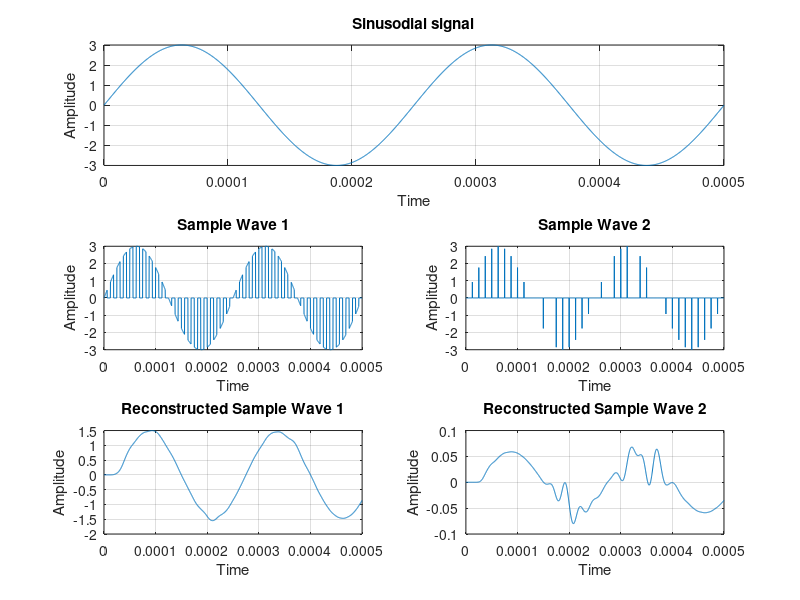

MATLAB code for this plot:
% octave pkg to load signal based utils
pkg load signal

clc;
clear alll;
close all;


%Inputs
%a = input('Enter the Amplitude: ')
a = 3;
fm = 4000;

fs = 20*fm;
t = 0:1/(1000*fm):2/fm;
s = a*sin(2*pi*fm*t);

% p = (1 + square(2*pi*fs*t, 50))/2;  %square wave with 50% duty cycle */
p = square(2*pi*fs*t, 50);            %square wave with 50% duty cycle
p(p<0) = 0;

p1 = (1 + square(2*pi*fs*t, 0.1))/2;  %nearly equal to an impulse train

sam1 = s.*p;                          %natural sampling
sam2 = s.*p1;                         %Ideal Sampling


% Plotting

subplot(3, 1, 1);
plot(t, s);
grid on;
title('Sinusodial signal');
xlabel('Time');
ylabel('Amplitude');

subplot(3, 2, 3);
plot(t, sam1);
grid on;
title('Sample Wave 1');
xlabel('Time');
ylabel('Amplitude');


subplot(3, 2, 4);
plot(t, sam2);
grid on;
title('Sample Wave 2');
xlabel('Time');
ylabel('Amplitude');

% Reconstruction

[n, d] = butter(10, 1/50);
y = filter(n, d, sam1);		%low Pass filtering
y1 = filter(n, d, sam2);

%Plotting

subplot(3, 2, 5);
plot(t, y);
grid on;
title('Reconstructed Sample Wave 1');
xlabel('Time');
ylabel('Amplitude');

subplot(3, 2, 6);
plot(t, y1);
grid on;
title('Reconstructed Sample Wave 2');
xlabel('Time');
ylabel('Amplitude');

%pause in octave
pause
